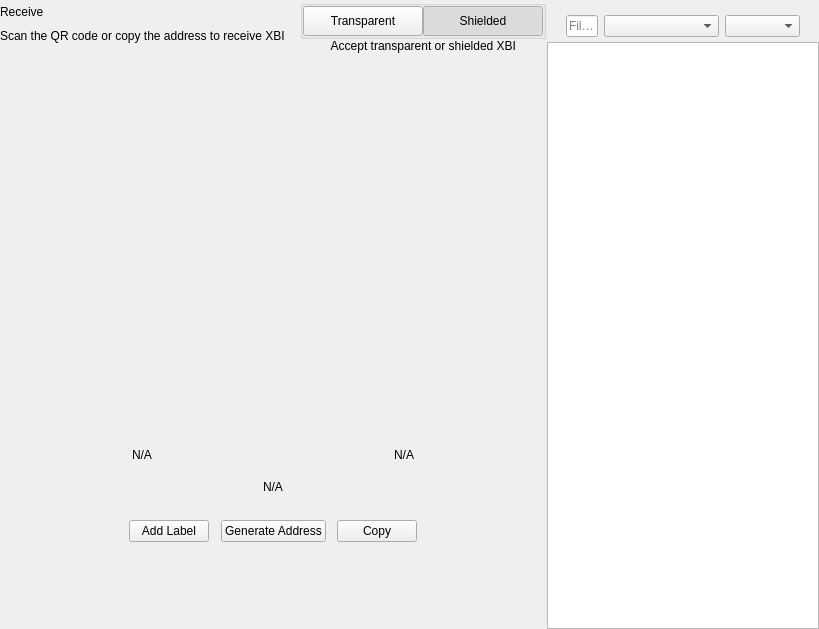
<?xml version="1.0" encoding="UTF-8"?>
<ui version="4.0">
 <class>ReceiveWidget</class>
 <widget class="QWidget" name="ReceiveWidget">
  <property name="geometry">
   <rect>
    <x>0</x>
    <y>0</y>
    <width>819</width>
    <height>629</height>
   </rect>
  </property>
  <property name="minimumSize">
   <size>
    <width>0</width>
    <height>0</height>
   </size>
  </property>
  <property name="windowTitle">
   <string>Form</string>
  </property>
  <layout class="QHBoxLayout" name="horizontalLayout_2" stretch="2,1">
   <property name="spacing">
    <number>0</number>
   </property>
   <property name="leftMargin">
    <number>0</number>
   </property>
   <property name="topMargin">
    <number>0</number>
   </property>
   <property name="rightMargin">
    <number>0</number>
   </property>
   <property name="bottomMargin">
    <number>0</number>
   </property>
   <item>
    <widget class="QWidget" name="left" native="true">
     <layout class="QVBoxLayout" name="verticalLayout_3">
      <property name="leftMargin">
       <number>0</number>
      </property>
      <property name="topMargin">
       <number>0</number>
      </property>
      <property name="rightMargin">
       <number>0</number>
      </property>
      <property name="bottomMargin">
       <number>0</number>
      </property>
      <item>
       <layout class="QVBoxLayout" name="verticalLayout_2">
        <property name="spacing">
         <number>0</number>
        </property>
        <property name="leftMargin">
         <number>0</number>
        </property>
        <item>
         <layout class="QHBoxLayout" name="horizontalLayout_3">
          <property name="spacing">
           <number>0</number>
          </property>
          <item>
           <layout class="QVBoxLayout" name="verticalLayout_4">
            <property name="spacing">
             <number>5</number>
            </property>
            <item>
             <widget class="QLabel" name="labelTitle">
              <property name="text">
               <string>Receive</string>
              </property>
             </widget>
            </item>
            <item alignment="Qt::AlignTop">
             <widget class="QLabel" name="labelSubtitle1">
              <property name="text">
               <string>Scan the QR code or copy the address to receive XBI</string>
              </property>
             </widget>
            </item>
           </layout>
          </item>
          <item>
           <spacer name="horizontalSpacer">
            <property name="orientation">
             <enum>Qt::Horizontal</enum>
            </property>
            <property name="sizeHint" stdset="0">
             <size>
              <width>40</width>
              <height>20</height>
             </size>
            </property>
           </spacer>
          </item>
          <item>
           <widget class="QWidget" name="containerViewPrivacyChecks" native="true">
            <layout class="QVBoxLayout" name="containerPrivacyChecks">
             <property name="spacing">
              <number>0</number>
             </property>
             <property name="leftMargin">
              <number>0</number>
             </property>
             <property name="topMargin">
              <number>0</number>
             </property>
             <property name="rightMargin">
              <number>0</number>
             </property>
             <property name="bottomMargin">
              <number>0</number>
             </property>
             <item alignment="Qt::AlignHCenter|Qt::AlignVCenter">
              <widget class="QGroupBox" name="groupBox">
               <property name="title">
                <string/>
               </property>
               <layout class="QHBoxLayout" name="horizontalLayout_2_1">
                <property name="spacing">
                 <number>0</number>
                </property>
                <property name="leftMargin">
                 <number>0</number>
                </property>
                <property name="topMargin">
                 <number>0</number>
                </property>
                <property name="rightMargin">
                 <number>0</number>
                </property>
                <property name="bottomMargin">
                 <number>0</number>
                </property>
                <item>
                 <widget class="QPushButton" name="pushLeft">
                  <property name="minimumSize">
                   <size>
                    <width>120</width>
                    <height>30</height>
                   </size>
                  </property>
                  <property name="maximumSize">
                   <size>
                    <width>120</width>
                    <height>30</height>
                   </size>
                  </property>
                  <property name="focusPolicy">
                   <enum>Qt::NoFocus</enum>
                  </property>
                  <property name="text">
                   <string>Transparent</string>
                  </property>
                  <property name="checkable">
                   <bool>true</bool>
                  </property>
                  <property name="autoExclusive">
                   <bool>true</bool>
                  </property>
                 </widget>
                </item>
                <item>
                 <widget class="QPushButton" name="pushRight">
                  <property name="minimumSize">
                   <size>
                    <width>120</width>
                    <height>30</height>
                   </size>
                  </property>
                  <property name="maximumSize">
                   <size>
                    <width>120</width>
                    <height>30</height>
                   </size>
                  </property>
                  <property name="focusPolicy">
                   <enum>Qt::NoFocus</enum>
                  </property>
                  <property name="text">
                   <string>Shielded</string>
                  </property>
                  <property name="checkable">
                   <bool>true</bool>
                  </property>
                  <property name="checked">
                   <bool>true</bool>
                  </property>
                  <property name="autoExclusive">
                   <bool>true</bool>
                  </property>
                 </widget>
                </item>
               </layout>
              </widget>
             </item>
             <item alignment="Qt::AlignHCenter|Qt::AlignTop">
              <widget class="QLabel" name="labelSubtitle2">
               <property name="text">
                <string>Accept transparent or shielded XBI</string>
               </property>
               <property name="alignment">
                <set>Qt::AlignRight|Qt::AlignTrailing|Qt::AlignVCenter</set>
               </property>
              </widget>
             </item>
            </layout>
           </widget>
          </item>
         </layout>
        </item>
        <item>
         <spacer name="verticalSpacer_2">
          <property name="orientation">
           <enum>Qt::Vertical</enum>
          </property>
          <property name="sizeType">
           <enum>QSizePolicy::Expanding</enum>
          </property>
          <property name="sizeHint" stdset="0">
           <size>
            <width>20</width>
            <height>50</height>
           </size>
          </property>
         </spacer>
        </item>
        <item alignment="Qt::AlignHCenter">
         <widget class="QWidget" name="layoutQR" native="true">
          <property name="maximumSize">
           <size>
            <width>510</width>
            <height>16777215</height>
           </size>
          </property>
          <layout class="QVBoxLayout" name="verticalLayoutQr">
           <item>
            <spacer name="verticalSpacer11">
             <property name="orientation">
              <enum>Qt::Vertical</enum>
             </property>
             <property name="sizeType">
              <enum>QSizePolicy::Fixed</enum>
             </property>
             <property name="sizeHint" stdset="0">
              <size>
               <width>20</width>
               <height>20</height>
              </size>
             </property>
            </spacer>
           </item>
           <item alignment="Qt::AlignHCenter">
            <widget class="QLabel" name="labelQrImg">
             <property name="minimumSize">
              <size>
               <width>260</width>
               <height>260</height>
              </size>
             </property>
             <property name="maximumSize">
              <size>
               <width>260</width>
               <height>260</height>
              </size>
             </property>
             <property name="text">
              <string/>
             </property>
             <property name="alignment">
              <set>Qt::AlignCenter</set>
             </property>
            </widget>
           </item>
           <item>
            <spacer name="verticalSpacer_21">
             <property name="orientation">
              <enum>Qt::Vertical</enum>
             </property>
             <property name="sizeType">
              <enum>QSizePolicy::Fixed</enum>
             </property>
             <property name="sizeHint" stdset="0">
              <size>
               <width>20</width>
               <height>30</height>
              </size>
             </property>
            </spacer>
           </item>
           <item>
            <widget class="QWidget" name="widget" native="true">
             <property name="minimumSize">
              <size>
               <width>0</width>
               <height>0</height>
              </size>
             </property>
             <layout class="QHBoxLayout" name="horizontalLayout_5">
              <item>
               <widget class="QLabel" name="labelLabel">
                <property name="text">
                 <string notr="true">N/A</string>
                </property>
               </widget>
              </item>
              <item>
               <spacer name="horizontalSpacer_2">
                <property name="orientation">
                 <enum>Qt::Horizontal</enum>
                </property>
                <property name="sizeHint" stdset="0">
                 <size>
                  <width>141</width>
                  <height>20</height>
                 </size>
                </property>
               </spacer>
              </item>
              <item>
               <widget class="QLabel" name="labelDate">
                <property name="text">
                 <string notr="true">N/A</string>
                </property>
                <property name="alignment">
                 <set>Qt::AlignRight|Qt::AlignTrailing|Qt::AlignVCenter</set>
                </property>
               </widget>
              </item>
             </layout>
            </widget>
           </item>
           <item>
            <widget class="QLabel" name="labelAddress">
             <property name="sizePolicy">
              <sizepolicy hsizetype="Expanding" vsizetype="Preferred">
               <horstretch>0</horstretch>
               <verstretch>0</verstretch>
              </sizepolicy>
             </property>
             <property name="minimumSize">
              <size>
               <width>300</width>
               <height>0</height>
              </size>
             </property>
             <property name="text">
              <string notr="true">N/A</string>
             </property>
             <property name="alignment">
              <set>Qt::AlignCenter</set>
             </property>
            </widget>
           </item>
           <item>
            <spacer name="verticalSpacer_4">
             <property name="orientation">
              <enum>Qt::Vertical</enum>
             </property>
             <property name="sizeType">
              <enum>QSizePolicy::Fixed</enum>
             </property>
             <property name="sizeHint" stdset="0">
              <size>
               <width>20</width>
               <height>20</height>
              </size>
             </property>
            </spacer>
           </item>
           <item>
            <layout class="QHBoxLayout" name="horizontalLayout_4">
             <item alignment="Qt::AlignHCenter">
              <widget class="QPushButton" name="pushButtonLabel">
               <property name="focusPolicy">
                <enum>Qt::NoFocus</enum>
               </property>
               <property name="text">
                <string>Add Label</string>
               </property>
              </widget>
             </item>
             <item alignment="Qt::AlignHCenter">
              <widget class="QPushButton" name="pushButtonNewAddress">
               <property name="focusPolicy">
                <enum>Qt::NoFocus</enum>
               </property>
               <property name="text">
                <string>Generate Address</string>
               </property>
              </widget>
             </item>
             <item alignment="Qt::AlignHCenter">
              <widget class="QPushButton" name="pushButtonCopy">
               <property name="focusPolicy">
                <enum>Qt::NoFocus</enum>
               </property>
               <property name="text">
                <string>Copy</string>
               </property>
              </widget>
             </item>
            </layout>
           </item>
           <item>
            <spacer name="verticalSpacer_3">
             <property name="orientation">
              <enum>Qt::Vertical</enum>
             </property>
             <property name="sizeType">
              <enum>QSizePolicy::Expanding</enum>
             </property>
             <property name="sizeHint" stdset="0">
              <size>
               <width>20</width>
               <height>20</height>
              </size>
             </property>
            </spacer>
           </item>
          </layout>
         </widget>
        </item>
        <item>
         <spacer name="verticalSpacer">
          <property name="orientation">
           <enum>Qt::Vertical</enum>
          </property>
          <property name="sizeHint" stdset="0">
           <size>
            <width>20</width>
            <height>40</height>
           </size>
          </property>
         </spacer>
        </item>
       </layout>
      </item>
     </layout>
    </widget>
   </item>
   <item>
    <widget class="QWidget" name="right" native="true">
     <layout class="QVBoxLayout" name="verticalLayout_5">
      <property name="spacing">
       <number>0</number>
      </property>
      <property name="leftMargin">
       <number>1</number>
      </property>
      <property name="topMargin">
       <number>0</number>
      </property>
      <property name="rightMargin">
       <number>0</number>
      </property>
      <property name="bottomMargin">
       <number>0</number>
      </property>
      <item>
       <layout class="QVBoxLayout" name="container_right">
        <property name="spacing">
         <number>0</number>
        </property>
        <property name="leftMargin">
         <number>0</number>
        </property>
        <property name="rightMargin">
         <number>0</number>
        </property>
        <item>
         <layout class="QVBoxLayout" name="verticalLayout">
          <property name="spacing">
           <number>6</number>
          </property>
          <property name="leftMargin">
           <number>19</number>
          </property>
          <property name="rightMargin">
           <number>19</number>
          </property>
          <item>
           <widget class="OptionButton" name="btnRequest" native="true"/>
          </item>
          <item>
           <widget class="OptionButton" name="btnMyAddresses" native="true">
            <property name="sizePolicy">
             <sizepolicy hsizetype="Preferred" vsizetype="Minimum">
              <horstretch>0</horstretch>
              <verstretch>0</verstretch>
             </sizepolicy>
            </property>
           </widget>
          </item>
         </layout>
        </item>
        <item>
         <widget class="QWidget" name="sortWidget" native="true">
          <layout class="QHBoxLayout" name="horizontalLayout_6">
           <property name="leftMargin">
            <number>19</number>
           </property>
           <property name="rightMargin">
            <number>19</number>
           </property>
           <property name="bottomMargin">
            <number>5</number>
           </property>
           <item>
            <widget class="QLineEdit" name="lineEditFilter">
             <property name="sizePolicy">
              <sizepolicy hsizetype="Expanding" vsizetype="Fixed">
               <horstretch>0</horstretch>
               <verstretch>0</verstretch>
              </sizepolicy>
             </property>
             <property name="minimumSize">
              <size>
               <width>0</width>
               <height>0</height>
              </size>
             </property>
             <property name="contextMenuPolicy">
              <enum>Qt::DefaultContextMenu</enum>
             </property>
             <property name="acceptDrops">
              <bool>false</bool>
             </property>
             <property name="maxLength">
              <number>40</number>
             </property>
             <property name="placeholderText">
              <string>Filter</string>
             </property>
            </widget>
           </item>
           <item>
            <spacer name="horizontalSpacer_3">
             <property name="orientation">
              <enum>Qt::Horizontal</enum>
             </property>
             <property name="sizeType">
              <enum>QSizePolicy::Preferred</enum>
             </property>
             <property name="sizeHint" stdset="0">
              <size>
               <width>20</width>
               <height>20</height>
              </size>
             </property>
            </spacer>
           </item>
           <item>
            <widget class="QComboBox" name="comboBoxSort">
             <property name="sizePolicy">
              <sizepolicy hsizetype="Preferred" vsizetype="Fixed">
               <horstretch>0</horstretch>
               <verstretch>0</verstretch>
              </sizepolicy>
             </property>
             <property name="minimumSize">
              <size>
               <width>115</width>
               <height>0</height>
              </size>
             </property>
            </widget>
           </item>
           <item>
            <widget class="QComboBox" name="comboBoxSortOrder">
             <property name="sizePolicy">
              <sizepolicy hsizetype="Preferred" vsizetype="Fixed">
               <horstretch>0</horstretch>
               <verstretch>0</verstretch>
              </sizepolicy>
             </property>
             <property name="minimumSize">
              <size>
               <width>75</width>
               <height>0</height>
              </size>
             </property>
            </widget>
           </item>
          </layout>
          <zorder>comboBoxSort</zorder>
          <zorder>comboBoxSortOrder</zorder>
          <zorder>lineEditFilter</zorder>
         </widget>
        </item>
        <item>
         <widget class="QListView" name="listViewAddress"/>
        </item>
       </layout>
      </item>
     </layout>
    </widget>
   </item>
  </layout>
 </widget>
 <customwidgets>
  <customwidget>
   <class>OptionButton</class>
   <extends>QWidget</extends>
   <header>qt/xbi/optionbutton.h</header>
   <container>1</container>
  </customwidget>
 </customwidgets>
 <resources/>
 <connections/>
</ui>
